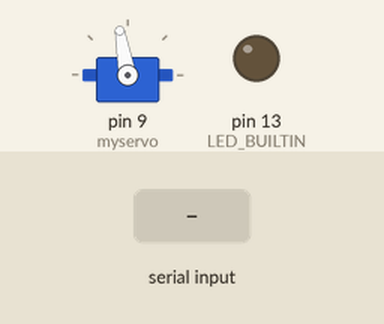
This sketch was run on a simulated Arduino Uno, built with avr-gcc and run on an emulated ATmega328P. Parts: servo, output pins drawn as LEDs (lit = HIGH). Dashed ring = blinking. The test bench sets the inputs (shaded band).

Above: at 1.2 s.
1.3 s: "90,45\n" received over Serial
At 1.53 s:
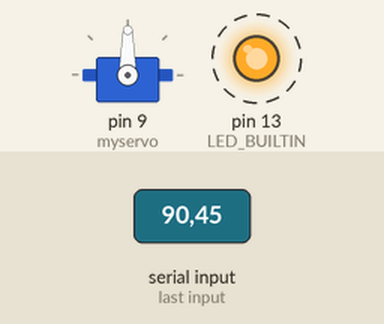
3.0 s: "30,150\n" received over Serial
At 3.6 s:
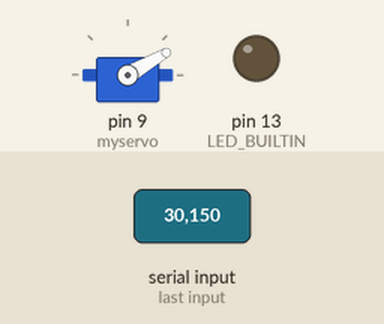
4.6 s: "5\n" received over Serial
At 5.3 s:
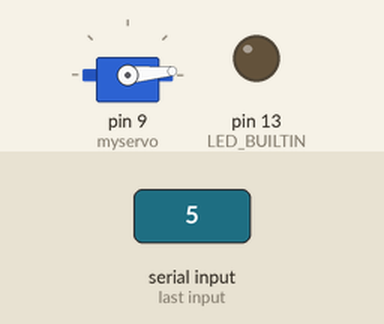
6.1 s: "200\n" received over Serial
At 7.7 s:
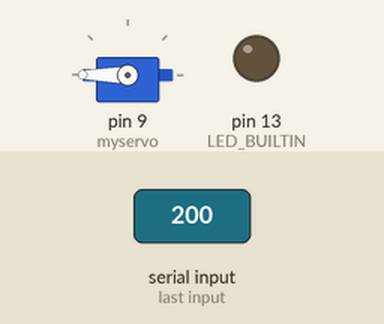
8.2 s: "90\n" received over Serial
At 9.1 s:
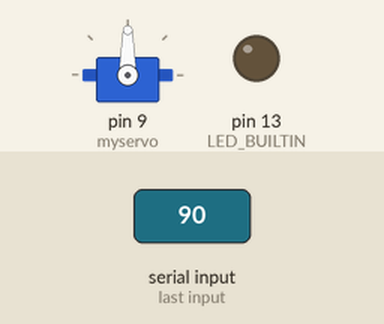
Timing chart, 0 to 10.9 s (numbered marks = the images above; inputs shaded):
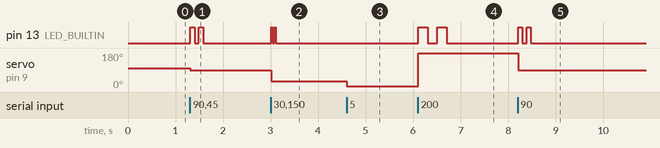

The sketch:

servo_control_arduino.ino
```cpp
// Include the Servo Library
#include <Servo.h>


// Create a Servo object
Servo myservo; // le servo DSSERVO 20Kg va de 70° à 160° lorsqu'il est monté sur la pince. (70° = ouvert à fond)
int position = 0;
String readString;

void setup()
{
   // Attach servo on pin 9 to the servo object
  myservo.attach(9);
  Serial.begin(9600);
  pinMode(LED_BUILTIN, OUTPUT);
  myservo.write(100);
}


void loop()
{

  while (Serial.available()) {
    char c = Serial.read();  //gets one byte from serial buffer
    readString += c; //makes the String readString
    delay(2);  //slow looping to allow buffer to fill with next character
  }

  if (readString.length() >0) {
    int n = readString.toInt();  //convert readString into a number
    myservo.write(n);
    analogWrite(LED_BUILTIN, 255);
    delay(n);
    analogWrite(LED_BUILTIN, 0);
    delay(n);
    analogWrite(LED_BUILTIN, 255);
    delay(n);
    analogWrite(LED_BUILTIN, 0);
    delay(n);
    readString="";
  }

}
```

Measured:
- after the input at 1.3 s, pin 13 (LED_BUILTIN): alternates HIGH for 0.09 s and LOW for 0.09 s, 4 changes in all, then stays LOW, starting at once; servo on pin 9 (myservo): 100° → 90° at once
- after the input at 3.0 s, pin 13 (LED_BUILTIN): alternates HIGH for 0.03 s and LOW for 0.03 s, 4 changes in all, then stays LOW, starting at once; servo on pin 9 (myservo): 90° → 30° at once
- after the input at 4.6 s, servo on pin 9 (myservo): 30° → 5° at once
- after the input at 6.1 s, pin 13 (LED_BUILTIN): alternates HIGH for 0.20 s and LOW for 0.20 s, 4 changes in all, then stays LOW, starting at once; servo on pin 9 (myservo): 5° → 180° at once
- after the input at 8.2 s, pin 13 (LED_BUILTIN): alternates HIGH for 0.09 s and LOW for 0.09 s, 4 changes in all, then stays LOW, starting at once; servo on pin 9 (myservo): 180° → 90° at once
